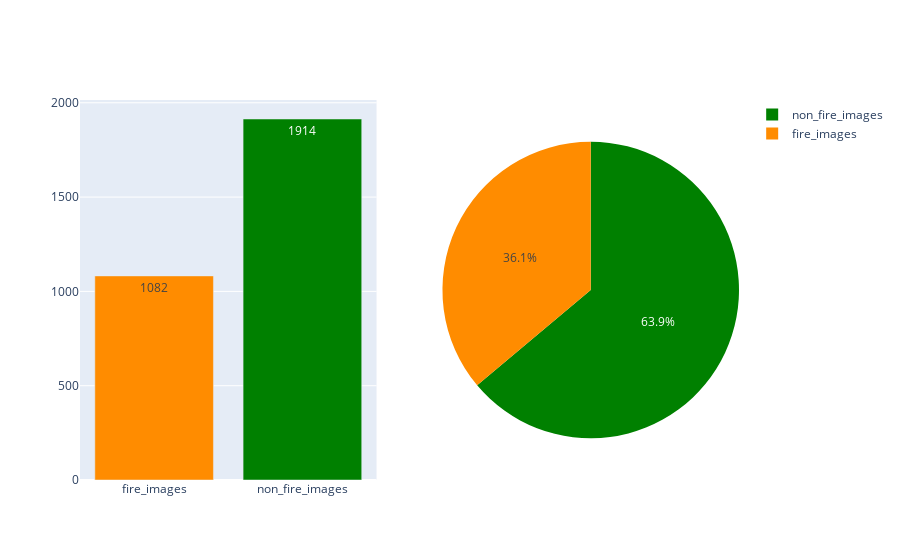

Notebook code cell kept with this figure:
### Code cell
labels = ["fire_images", "non_fire_images"]
counts = [fire_images, non_fire_images]

fig = make_subplots(rows=1, cols=2, specs=[[{"type": "xy"}, {"type": "pie"}]])

bar_trace = go.Bar(
    x = labels,
    y = counts,
    marker_color = ['darkorange','green'],
    text = [str(count) for count in counts],
    showlegend = False)

fig.add_trace(bar_trace,row=1,col=1)

fig.add_trace(go.Pie(
     values = counts,
     labels=labels,
    marker=dict(colors=['darkorange','green'])),
    row=1, col=2)

### Figure 1 — Plotly figure (JSON) as saved in the notebook; plotly's stock layout.template omitted (floating-point values rounded to 4 significant figures)
{"data": [{"marker": {"color": ["darkorange", "green"]}, "showlegend": false, "text": ["1082", "1914"], "type": "bar", "x": ["fire_images", "non_fire_images"], "xaxis": "x", "y": [1082, 1914], "yaxis": "y"}, {"domain": {"x": [0.55, 1], "y": [0, 1]}, "labels": ["fire_images", "non_fire_images"], "marker": {"colors": ["darkorange", "green"]}, "type": "pie", "values": [1082, 1914]}], "layout": {"xaxis": {"anchor": "y", "domain": [0, 0.45]}, "yaxis": {"anchor": "x", "domain": [0, 1]}}}
